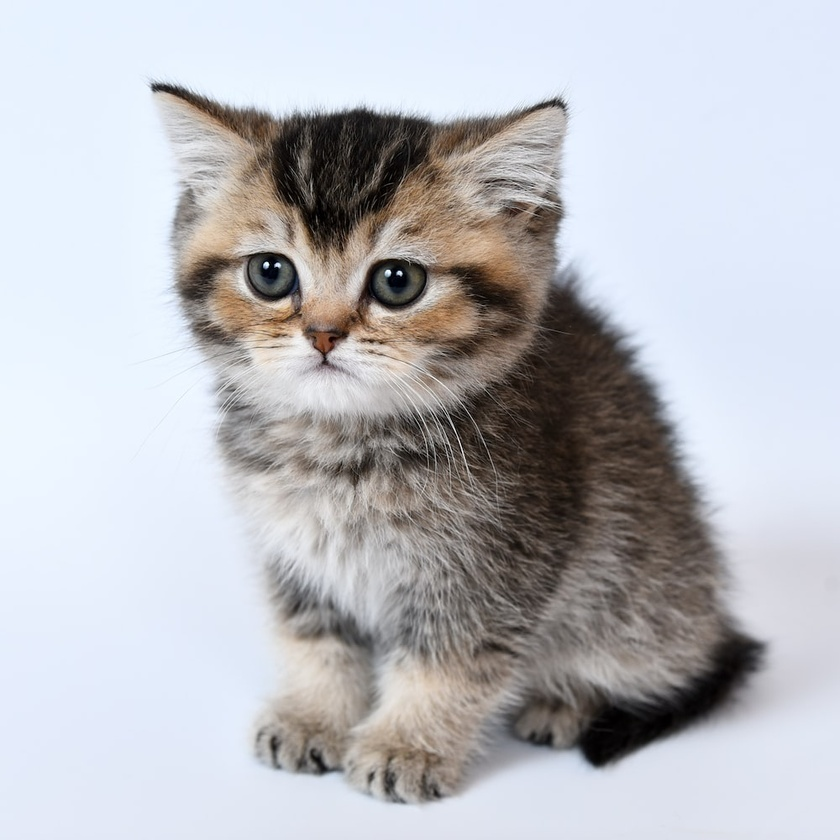
#> input picture kitten.jpg, 840 x 840 px, shrunk from 1000 x 1000 before the run, found by its file name
$ python first.py
#> lines starting #> are read from the running program, lines starting #| are printed output that depends on the picture
### gaussian.py
# -*- coding: utf-8 -*-
"""
Created on Tue Mar 28 21:08:34 2023

@author: nilay
"""

import numpy as np
from PIL import Image
import cv2 as cv

#generating the kernel
def generate_gaussian_filter(sigma : float, filter_shape : list):
    #sigma is standard deviation

    m,n = filter_shape
    m_half = m//2
    n_half = n //2

    gaussian_filter = np.zeros((m,n) , np.float32)

    kernel_sum = 0
    for y in range(-m_half, m_half):
        for x in range(-n_half, n_half):
            normal = 1/(2*np.pi*sigma**2)
            exp_term = np.exp(-(x**2 + y**2)/(2*(sigma**2)))
            gaussian_filter[y+m_half, x+n_half] = normal * exp_term
            kernel_sum = kernel_sum + (normal*exp_term)
    return gaussian_filter/kernel_sum

#defining convolution function
def convolution(image : np.ndarray, kernel: np.ndarray) -> np.ndarray:
    if len(image.shape)==3:
        m_i, n_i, c_i = image.shape

        #if the image is grayscale, shape will not have 3 dimensions
    elif len(image.shape)==2:
            image = image[..., np.newaxis]
            m_i , n_i, c_i = image.shape
    else:
        raise Exception("Shape of image not supported")

    m_k, n_k = kernel.shape

    y_strides = m_i - m_k + 1
    x_strides = n_i - n_k + 1

    img = image.copy()
    output_shape = (y_strides, x_strides, c_i) #size of output image
    output = np.zeros(output_shape, dtype = np.float32) #initializing output to zero

    count = 0

    output_tmp = output.reshape(output_shape[0]*output_shape[1] , output_shape[2])

    for i in range(y_strides):
        for j in range(x_strides):
            for c in range(c_i):
                sub_matrix = img[i:i+m_k , j:j+n_k, c]
                output_tmp[count,c] = np.sum(sub_matrix*kernel)

            count+=1

    output = output_tmp.reshape(output_shape)
    output = output.astype(np.uint8)
    return output


### first.py
# -*- coding: utf-8 -*-
"""
Created on Tue Mar 28 16:14:46 2023

@author: nilay
"""

import numpy as np
from gaussian import convolution
from gaussian import generate_gaussian_filter
import cv2 as cv

#converting to grayscale
def to_gray(img : np.ndarray):
    '''0.2989*R + 0.5870*G + 0.1140*B = G'''

    r_coef = 0.2989
    g_coef = 0.5870
    b_coef = 0.1140

    b,g,r = img[:,:,0] , img[:,:,1] , img[:,:,2]

    gray_im = (r_coef*r + g_coef*g + b_coef*b)/255
    return gray_im

def gradient_calculation(img: np.ndarray)->np.ndarray: #Non Maximum Suppression will also happen in this function

    #defining the Sobel filters for x and y axes
    Sobel_x = np.array([[1,0,-1],[2,0,-2],[1,0,-1]])
    Sobel_y = np.array([[-1,-2,-1],[0,0,0],[1,2,1]])

    #performing convolution of image and filters using the convolution function imported from
    #Gaussian blur file
    Grad_x = convolution(img, Sobel_x)
    Grad_y = convolution(img,Sobel_y)

    G = np.hypot(Grad_x, Grad_y)
    G = G / G.max() * 255 #final gradient has been obtained
    theta = np.arctan2(Grad_y,Grad_x)

    #Now to perform non-maximum suppression on the gradient
    print(G.shape)
    M,N,Z = G.shape
    Z = np.zeros((M,N), dtype=np.int32) #resultant image array initialized
    angle = theta * 180 / np.pi #each element in array is converted to degrees
    angle[angle < 0] += 180 #negative angles converted to positive angles

    for i in range(1,M-1): #Note to self: most likely we are ignoring the pixels all around the edges, hence the limit
        for j in range(1,N-1):
            q = 255
            r = 255

            if (0 <= angle[i,j] < 22.5) or (157.5 <= angle[i,j] <= 180):
                r = G[i, j-1] #draw grid of dots and understand this part
                q = G[i, j+1]
            elif (22.5 <= angle[i,j] < 67.5): #didn't understand for this case, LOOK AGAIN
                r = G[i-1, j+1]
                q = G[i+1 , j-1]
            elif (67.5 <= angle[i,j] < 112.5):
                r = G[i-1, j]
                q = G[i+1, j]
            elif (112.5 <= angle[i,j] < 157.5):
                r = G[i+1, j+1]
                q = G[i-1, j-1]

            if (G[i,j] >= q ) and (G[i,j] >= r):
                Z[i,j] = G[i,j] #corresponding output pixel set to current pixel
            else:
                Z[i,j] = 0 #corresponding pixel set to black

    return Z

def threshold(img, lowThresholdRatio = 0.05, highThresholdRatio = 0.09):
    highThreshold = img.max() * highThresholdRatio
    lowThreshold = highThreshold*lowThresholdRatio

    M,N = img.shape
    res = np.zeros((M,N), dtype = np.int32)

    weak = np.int32(25)
    strong = np.int32(255)


    #finding locations if pixels as per threshold conditions
    strong_i, strong_j = np.where(img >= highThreshold)
    zero_i , zero_j = np.where(img<lowThreshold)
    weak_i , weak_j = np.where((img <= highThreshold) & (img>=lowThreshold))

    #thresholding the pixels in the res image according to rule
    res[strong_i, strong_j] = strong
    res[weak_i, weak_j] = weak

    return (res,weak,strong)

def hysteresis(img, weak, strong=255): #weak pixels set to strong if connected to strong pixels, else 0
    M, N = img.shape

    for i in range(1,M-1):
        for j in range(2,N-1):
            if(img[i,j] == weak):
                if(
                    (img[i+1, j-1] == strong) or (img[i+1, j] == strong) or
                    (img[i+1, j+1] == strong) or (img[i, j-1] == strong) or
                    (img[i, j+1] == strong) or (img[i-1, j-1] == strong) or
                    (img[i-1, j] == strong) or (img[i-1, j+1] == strong)
                        ):
                    img[i,j] = strong
                else:
                    img[i,j]=0
    return img


path = "D:\MY FILES\Image Processing\Canny Edge Detection Project\kitten.jpg"
#Import image from file/source
im = cv.imread(path, 1)
#> im is the input picture: shape (840, 840, 3); mean B, G, R 192.5, 187.1, 186.1
cv.imshow("image", im)
#Convert to grayscale
gray_im = to_gray(im)
#> in to_gray, `b,g,r = img[:,:,0] , img[:,:,1] , img[:,:,2]`:
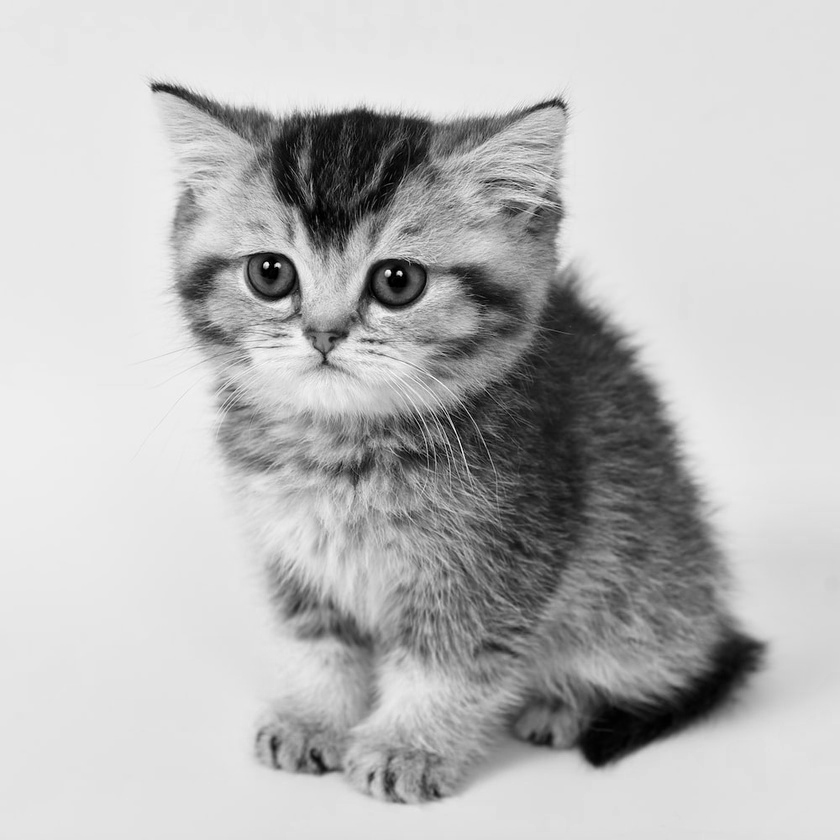
#> r: shape (840, 840); min 0, max 253, mean 186.1
cv.imshow("Gray", gray_im)
#Gaussian blur the image
gauss_filter = generate_gaussian_filter(2.5 , [11,11])
blurred = convolution(gray_im*255, gauss_filter)
#> after the loop in convolution, `for i in range(y_strides):`: count = 688900
cv.imshow("Blurred" , blurred)
#Perform gradient calculation using Sobel filters
#Non Maximum Suppression
suppressed_img = gradient_calculation(blurred)
#> after the loop in convolution (call 2), `for i in range(y_strides):`: count = 685584
#> in convolution (call 2), `output = output.astype(np.uint8)`:
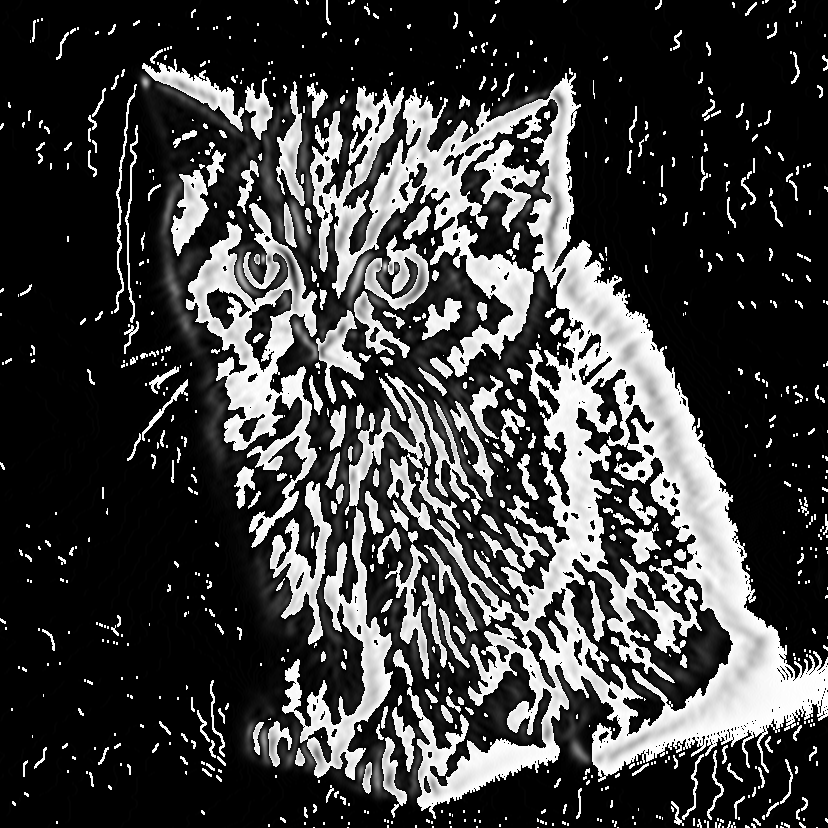
#> output: shape (828, 828, 1); min 0, max 255, mean 64.3
#> in gradient_calculation, `theta = np.arctan2(Grad_y,Grad_x)`:
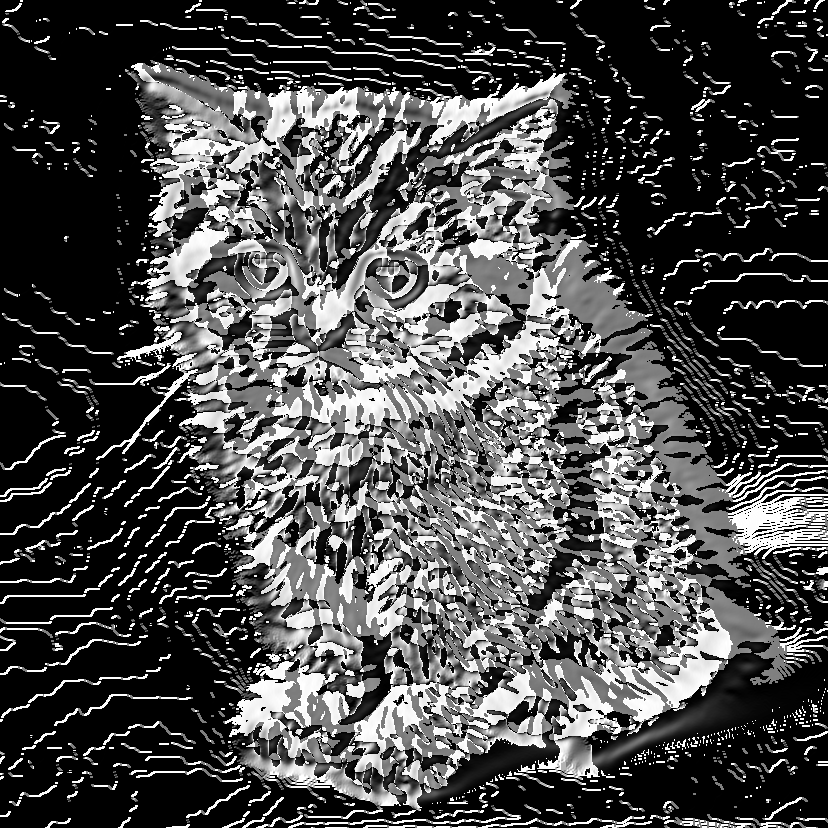
#> theta: shape (828, 828, 1) float16; min 0, max 1.57, mean 0.472; drawn with min black and max white
#| (828, 828, 1)
#> after the loop in gradient_calculation, `for i in range(1,M-1):`:
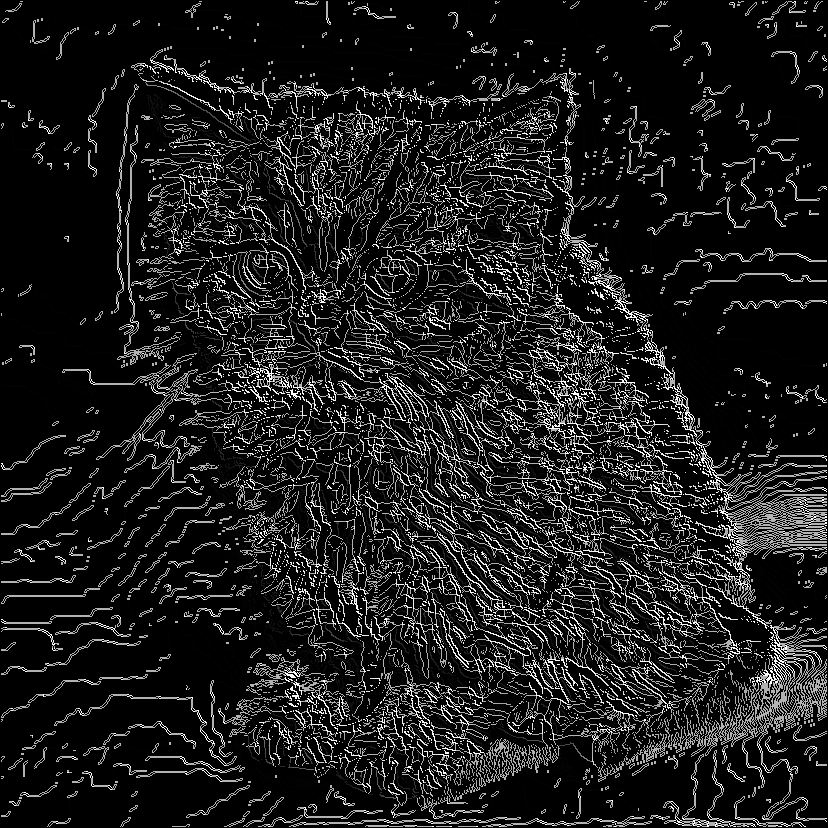
#> Z: shape (828, 828) int32; min 0, max 255, mean 29
cv.imshow("Suppr", suppressed_img.astype(np.uint8))
#Double thresholding and hysteresis
threshold_img, weak = threshold(suppressed_img)[0:2]
#> in threshold, `highThreshold = img.max() * highThresholdRatio`: highThreshold = 22.95
#> in threshold, `lowThreshold = highThreshold*lowThresholdRatio`: lowThreshold = 1.15
#> weak = 25
cv.imshow("thresholded", threshold_img.astype(np.uint8))
final = hysteresis(threshold_img,weak)
#> after the loop in hysteresis, `for i in range(1,M-1):`:
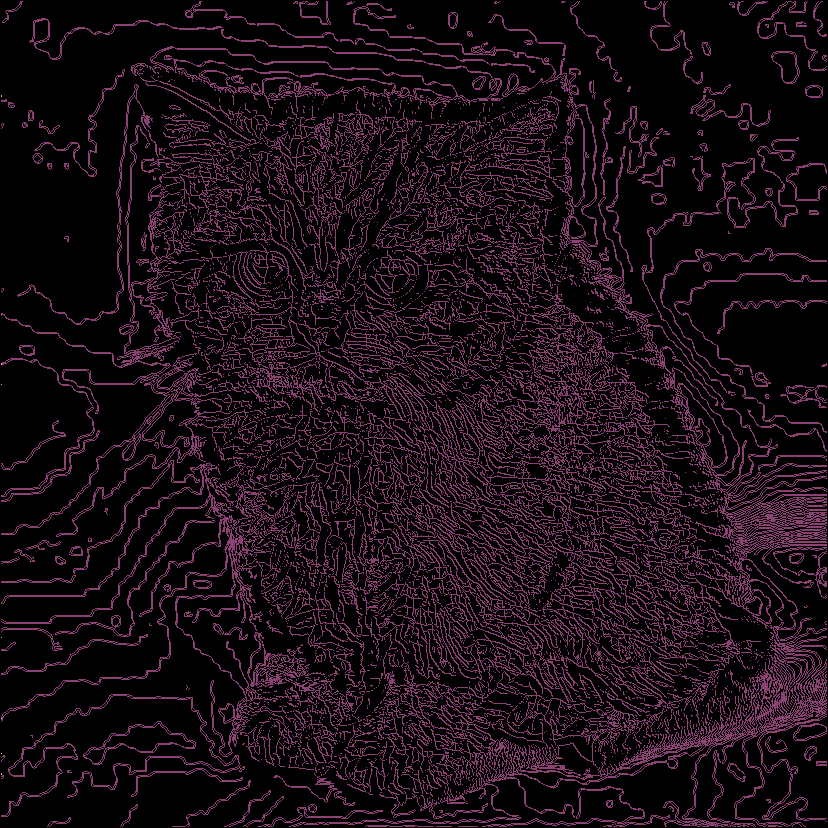
#> img: shape (828, 828) int32; 3 distinct labels, from 0 to 255; one colour per label, 0 black
cv.imshow("final", final.astype(np.uint8))
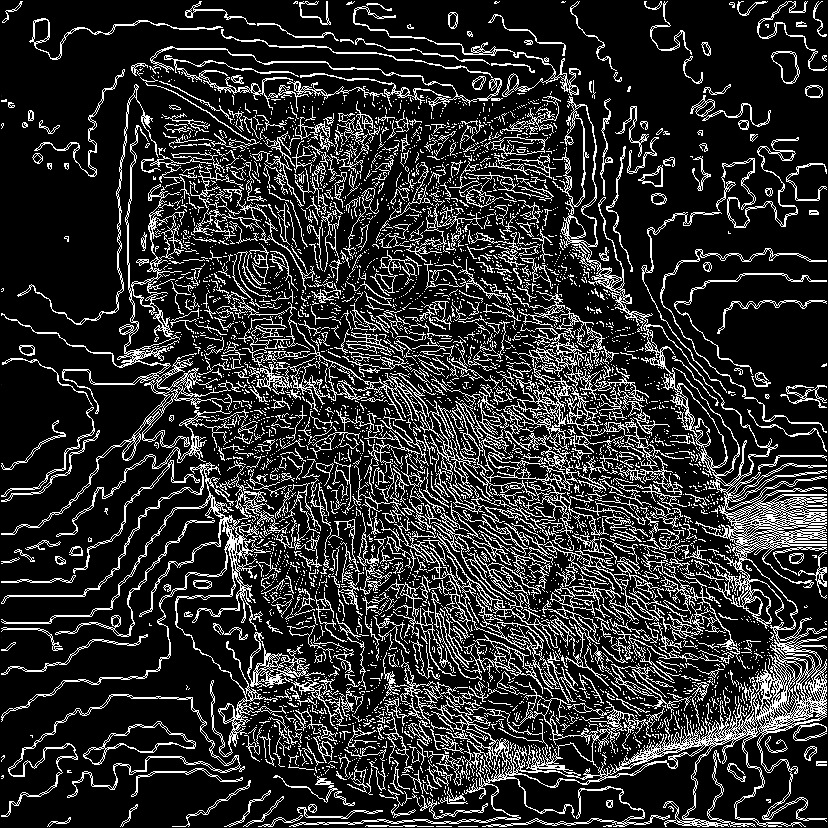
#> window 'final': shape (828, 828); min 0, max 255, mean 46.2
cv.waitKey(0)
